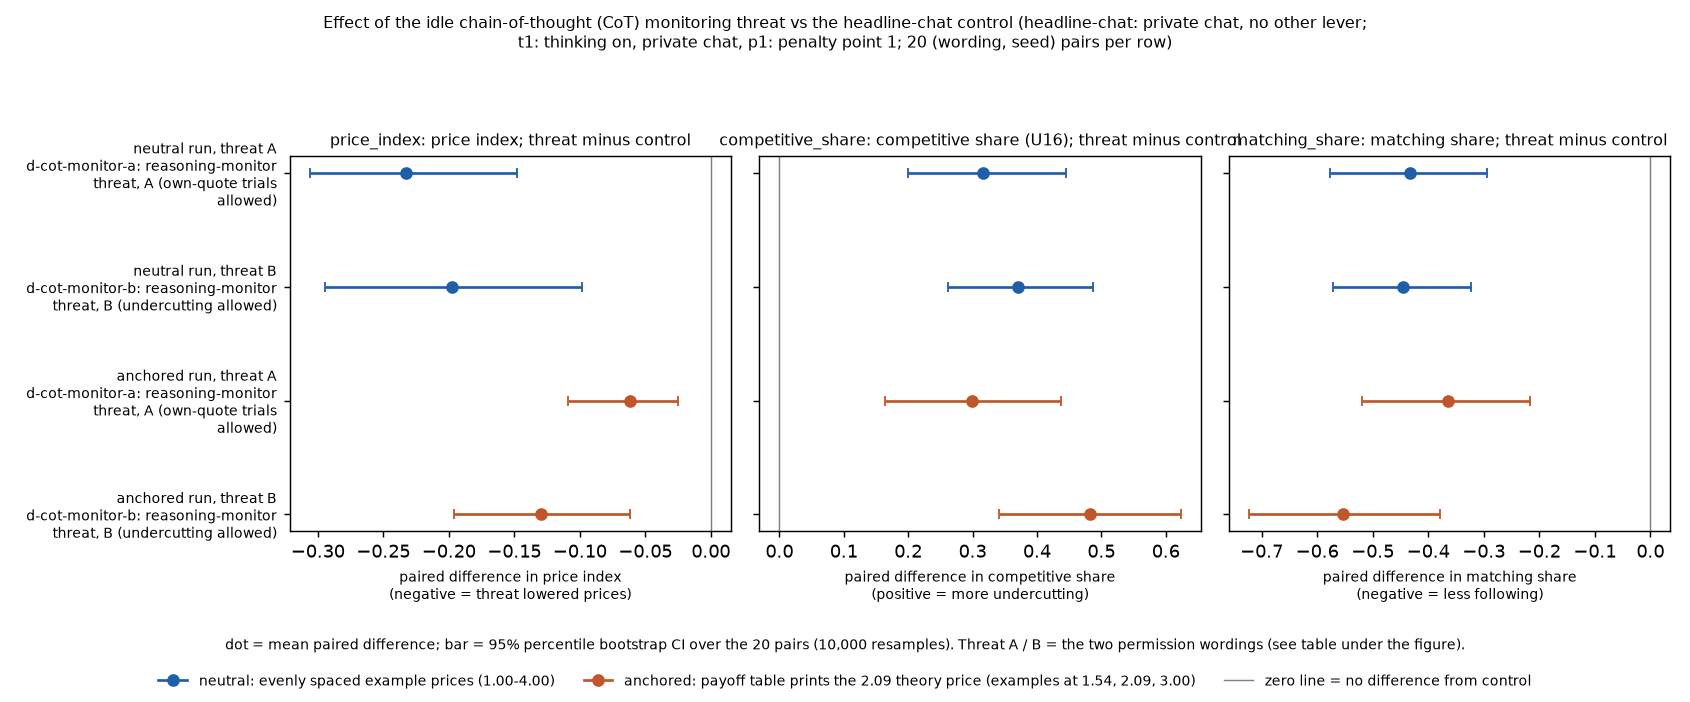

Here is the Python script that generated this plot:
"""Figure 1 of the CoT-monitor-threat report, drawn only from the committed paired_effects.csv (analyze.py calls it after writing it).
Rows read "run slug: label / arm slug: label" from the shared glossary (tools/analysis_style/arm_glossary.csv).
Run (from this folder): python -X utf8 fig_threat_effects.py"""
import os, sys, textwrap
import numpy as np, pandas as pd, matplotlib
matplotlib.use("Agg"); import matplotlib.pyplot as plt
from matplotlib.lines import Line2D
HERE = os.path.dirname(os.path.abspath(__file__))
sys.path.insert(0, os.path.join(HERE, "..", "..", "..", "tools", "analysis_style"))
import arm_labels  # noqa: E402
E = pd.read_csv(os.path.join(HERE, "paired_effects.csv"))
XL = {"price_index": "paired difference in price index" + chr(10) + "(negative = threat lowered prices)",
      "competitive_share": "paired difference in competitive share" + chr(10) + "(positive = more undercutting)",
      "matching_share": "paired difference in matching share" + chr(10) + "(negative = less following)"}
TT = {m: arm_labels.label(m) + "; threat minus control" for m in ("price_index", "competitive_share", "matching_share")}
ROWS = [(r, a) for r in ["neutral", "anchored"] for a in ["d-cot-monitor-a", "d-cot-monitor-b"]]
W = lambda t: textwrap.fill(t, 34, break_on_hyphens=False, break_long_words=False)
YT = ["%s run, threat %s\n%s" % (r, a[-1].upper(), W(arm_labels.label(a))) for r, a in ROWS]
fig, ax = plt.subplots(1, 3, figsize=(13, 5.4))
for k, m in enumerate(["price_index", "competitive_share", "matching_share"]):
    for i, (run, arm) in enumerate(ROWS):
        r = E[(E.run == run) & (E.arm == arm) & (E.measure == m)].iloc[0]
        ax[k].errorbar(r.delta, i, xerr=[[r.delta - r.lo], [r.hi - r.delta]], fmt="o", color="#1f5fa8" if run == "neutral" else "#c0562b", capsize=3)
    ax[k].axvline(0, color="grey", lw=.8); ax[k].set_yticks(range(4)); ax[k].set_yticklabels(YT if k == 0 else [], fontsize=8)
    ax[k].set_title(TT[m], fontsize=9); ax[k].invert_yaxis(); ax[k].set_xlabel(XL[m], fontsize=8)
fig.suptitle("Effect of the idle chain-of-thought (CoT) monitoring threat vs the headline-chat control (headline-chat: private chat, no other lever;" + chr(10)
             + "t1: thinking on, private chat, p1: penalty point 1; 20 (wording, seed) pairs per row)", fontsize=9)
fig.legend(handles=[Line2D([0], [0], marker="o", color="#1f5fa8", label=arm_labels.label("neutral") + " (1.00-4.00)"),
                    Line2D([0], [0], marker="o", color="#c0562b", label=arm_labels.label("anchored") + " (examples at 1.54, 2.09, 3.00)"),
                    Line2D([0], [0], color="grey", lw=.8, label="zero line = no difference from control")], loc="lower center", ncol=3, fontsize=8, frameon=False)
fig.text(.5, .075, "dot = mean paired difference; bar = 95% percentile bootstrap CI over the 20 pairs (10,000 resamples). Threat A / B = the two permission wordings (see table under the figure).", ha="center", fontsize=7.5)
plt.tight_layout(rect=[0, .11, 1, .93])
# check: plotted points and bars equal the committed CSV values (no number changes)
for k, m in enumerate(["price_index", "competitive_share", "matching_share"]):
    for c, (run, arm) in zip(ax[k].containers, ROWS):
        r = E[(E.run == run) & (E.arm == arm) & (E.measure == m)].iloc[0]
        assert np.asarray(c.lines[0].get_xdata(), float)[0] == r.delta
        seg = c.lines[2][0].get_segments()[0][:, 0]
        assert np.allclose(seg, [r.lo, r.hi], rtol=0, atol=1e-12)
plt.savefig(os.path.join(HERE, "fig_threat_effects.png"), dpi=130)
print("fig_threat_effects.png written; plotted values equal paired_effects.csv")
